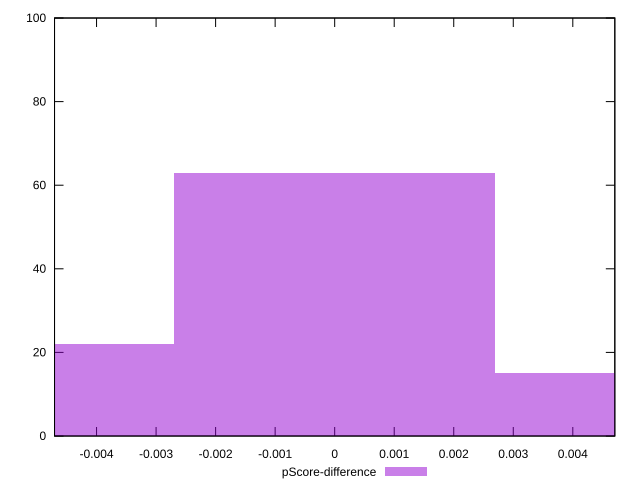

Write the gnuplot code that produced this figure.
reset

$pScoreDifference <<EOF
0.005390729472380281 15
0 63
-0.005390729472380281 22
EOF

set key outside below
set boxwidth 0.005390729472380281
set xrange [-0.004705882352941171:0.004705882352941171]
set yrange [0:100]
set trange [0:100]
set style fill transparent solid 0.5 noborder
set terminal svg size 640, 490 enhanced background rgb 'white'
set output "reprap/uses-webp-images/samples/pages+cached+noexternal/pScore-difference/histogram.svg"

plot $pScoreDifference title "pScore-difference" with boxes

reset
